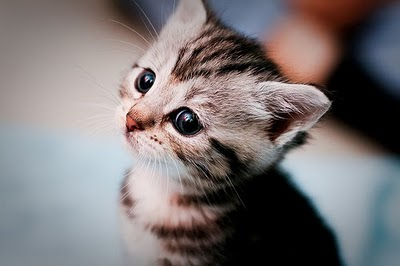
#> input picture a2/kitten.jpg, 400 x 266 px
$ python ConvNets.py   (older library calls are emulated)
#> lines starting #> are read from the running program, lines starting #| are printed output that depends on the picture
### a2/layers.py
'''
Created on Jan 23, 2019

@author: wangxing
'''
import numpy as np

# [137 lines left out: functions affine_forward, affine_backward, relu_forward, relu_backward, batchnorm_forward, batchnorm_backward and 4 more, not called in this run]

def conv_forward_naive(x, w, b, conv_param):
    """
    x: (N, C, H, W),   w: (F, C, Hf, Wf),   b: (F,)
    conv_param:  'stride', 'pad'
    out: (N, F, Ho, Wo),  cache: (x, w, b, conv_param)
    """
    stride, pad = conv_param['stride'], conv_param['pad']
    cache = (x, w, b, conv_param)
    N, C, H, W = x.shape
    F, C, Hf, Wf = w.shape
    Ho = 1 + (H + 2 * pad - Hf) // stride
    Wo = 1 + (W + 2 * pad - Wf) // stride
    out = np.zeros((N, F, C, Ho, Wo))
#     print(out.shape)
    paddings = [(0,0),(0,0),(pad, pad),(pad, pad)]
    xp = np.pad(x, paddings, 'constant')  # (N, C, H+2p, W+2p)
    for m in range(N):
        for l in range(F):
            for k in range(C):
                filter_k = w[l, k, :, :]    # (HF, WF)
                for j in range(Ho):
                    for i in range(Wo):
                        xf = xp[m, k, j*stride:(j*stride+Hf), i*stride:(i*stride+Wf)]
                        out[m, l, k, j, i] = np.sum(xf * filter_k)
    out = out.sum(axis=2)
    out += b.reshape(1, F, 1, 1)
    cache = (x, w, b, conv_param)
    return out, cache

# [53 lines left out: functions conv_backward_naive, max_pool_forward_naive, max_pool_backward_naive, not called in this run]

# [7 lines of commented-out code are left out]

### a2/ConvNets.py
'''
Created on Jan 27, 2019

@author: wangxing
'''
import numpy as np
import matplotlib.pyplot as plt
from a2.utils import get_CIFAR10_data, eval_numerical_gradient_array, eval_numerical_gradient, rel_error
from a2.layers import *
from a2.solver import Solver

# data = get_CIFAR10_data()
# for k, v in data.items():
#     print('%s: '%k, v.shape)

from scipy.misc import imread, imresize
kitten, puppy = imread('kitten.jpg'), imread('puppy.jpg')
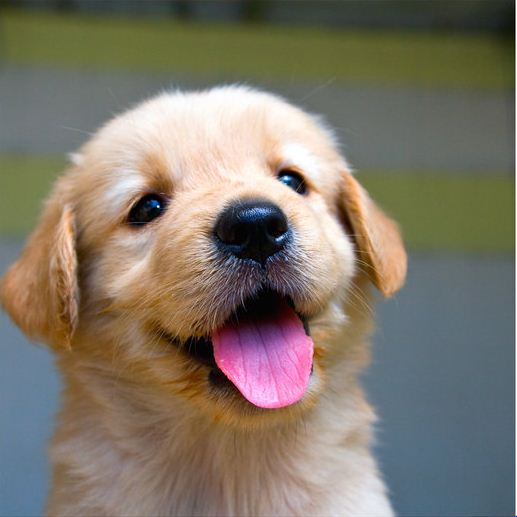
#> input picture a2/puppy.jpg, 517 x 517 px
#> kitten is the input picture: shape (266, 400, 3); mean R, G, B 122.7, 116.5, 117.5
#> puppy is the input picture: shape (517, 517, 3); mean R, G, B 128.1, 119.4, 106
print(kitten.shape, puppy.shape)
#| (266, 400, 3) (517, 517, 3)
d = kitten.shape[1] - kitten.shape[0]
#> d = 134
kitten_cropped = kitten[:, d//2:-d//2, :]
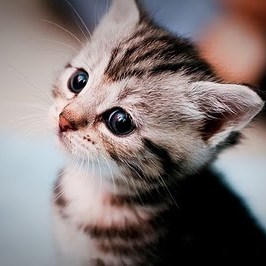
#> kitten_cropped: shape (266, 266, 3); mean R, G, B 128.7, 117.5, 116.5
img_size = 200
x = np.zeros((2, 3, img_size, img_size))
x[0,:,:,:] = imresize(puppy, (img_size, img_size)).transpose((2,0,1))
x[1,:,:,:] = imresize(kitten_cropped, (img_size, img_size)).transpose((2,0,1))

# Set up 2 filters, each 3x3
w = np.zeros((2, 3, 3, 3))
# The 1st filter converts image to grayscale
w[0, 0, :, :] = [[0,0,0], [0, 0.3, 0], [0,0,0]] # red channel filter
w[0, 1, :, :] = [[0,0,0], [0, 0.6, 0], [0,0,0]] # greed channel filter
w[0, 2, :, :] = [[0,0,0], [0, 0.1, 0], [0,0,0]] # blue channel filter
# 2nd filter detects horizontal edges in the blue channel
w[1, 2, :, :] = [[1, 2, 1], [0,0,0], [-1, -2, -1]]

b = np.array([0, 128])
out, _ = conv_forward_naive(x, w, b, conv_param={'stride':1, 'pad':1})

def imshow_noax(img, normalize=True):
    if normalize:
        img_max, img_min = np.max(img), np.min(img)
        img = 255. * (img - img_min) / (img_max - img_min)
    plt.imshow(img.astype('uint8'))
    plt.gca().axis('off')
plt.subplot(2, 3, 1)
imshow_noax(puppy, normalize=False)
plt.title('Original Image')
plt.subplot(2, 3, 2)
imshow_noax(out[0, 0])
plt.title('Grayscale')
plt.subplot(2, 3, 3)
imshow_noax(out[0, 1])
plt.title('Edges')
plt.subplot(2, 3, 4)
imshow_noax(kitten_cropped, normalize=False)
plt.subplot(2, 3, 5)
imshow_noax(out[1, 0])
plt.subplot(2, 3, 6)
imshow_noax(out[1, 1])
plt.show()
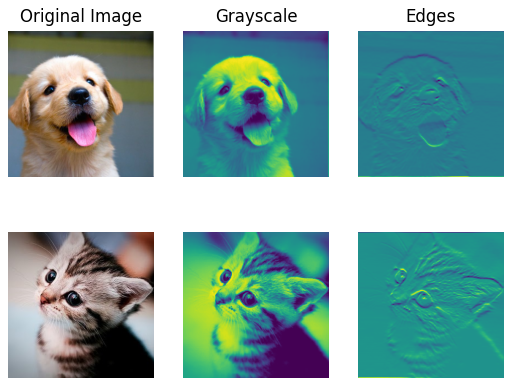
#> figure drawn by matplotlib, 6 panels
